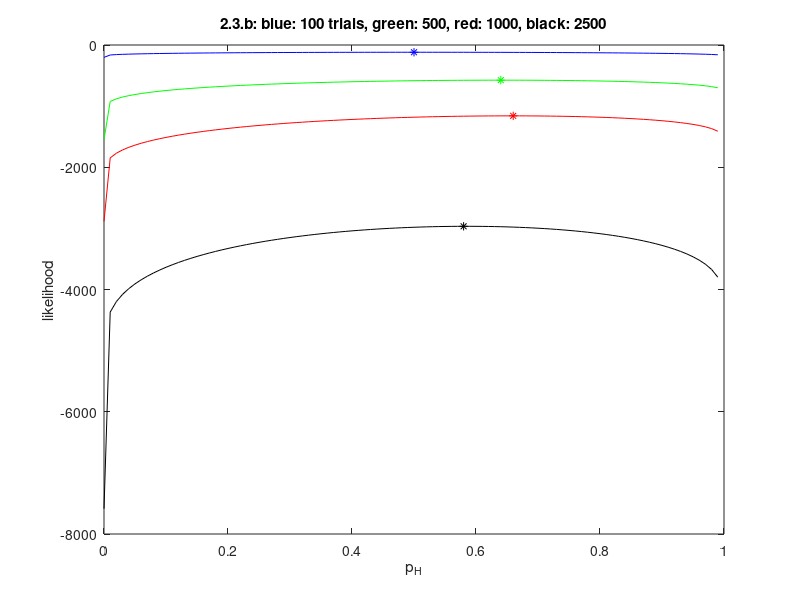

Write MATLAB code to recreate this figure.
% Homework 2, Question 2, 3.b
%
% Fill in the missing code below!

clear all;

p_H_star = 0.6; % the value of the true parameter
%sigma_squared = [];  % the variance, you'll need to define this (i/N_bits)
p_H = 0:0.01:1;  % sample p_H
nPhSamples = length(p_H);
N_bits = [100 500 1000 2500]; % trial size varies
nTrials = length(N_bits);
L = zeros(nTrials, nPhSamples);  % L: num_trial_sizes x num_ph_samples, each row corresponds to the
         % likelihood of one trial size vs. p_H plot
max_L = zeros(nTrials, 1);  % max_L: num_trial_sizes x 1, keeps track of the maximum likelihood 
max_L_inds = zeros(nTrials,1); % num_trial_sizes x 1, keeps track of index in p_H with max likelihood
colors = {[0 0 1], [0 1 0], [1 0 0], [0 0 0]}; % colors for the lines

rng(10701); % sets the random seed to produce identical output each time
         

%% FILL IN THE MISSING CODE HERE
%
%  --- ALTER THIS CODE ---
%sigma = sqrt(sigma_squared);
%const = 1 / (sigma * sqrt(2 * pi));
for i=1:nTrials
    nBits = N_bits(i);
    samps = zeros(1, nBits);
    sigma_squared = zeros(1, nBits);
    for j=1:nBits
        sigma_squared(1, j) = j / nBits;
        samps(1,j) = (rand(1, 1) > 0.4) + normrnd(0, sqrt(sigma_squared(1,j)));
    end
    max_LL = -inf;
    max_LL_ind = 1;
    for j=1:nPhSamples
        ph = .01*(j-1);
        res = 0;
        for k=1:nBits
            samp = samps(1,k);
            const = 1/sqrt(sigma_squared(1,k) * 2 * pi);
            beta = const * exp(-(samp-1)^2/(2 * sigma_squared(1,k)));
            alpha = const * exp(-(samp)^2/(2 * sigma_squared(1,k)));
            res = res + log(ph * (beta - alpha) + alpha);
        end
        L(i,j) = res;
        if res > max_LL
           max_LL = res;
           max_LL_ind = j;
        end
    end
    max_L(i,1) = max_LL;
    max_L_inds(i,1) = max_LL_ind;
end





%%  Plots the results   --- DO NOT ALTER CODE ---

figure;

for isize = 1:length(N_bits)
    
    plot(p_H, L(isize,:), 'Color', colors{isize});
    hold on;
    plot(p_H(max_L_inds(isize)), max_L(isize), '*', 'MarkerEdgeColor', colors{isize});
    
end

xlabel('p_H');
ylabel('likelihood');
title('2.3.b: blue: 100 trials, green: 500, red: 1000, black: 2500');


